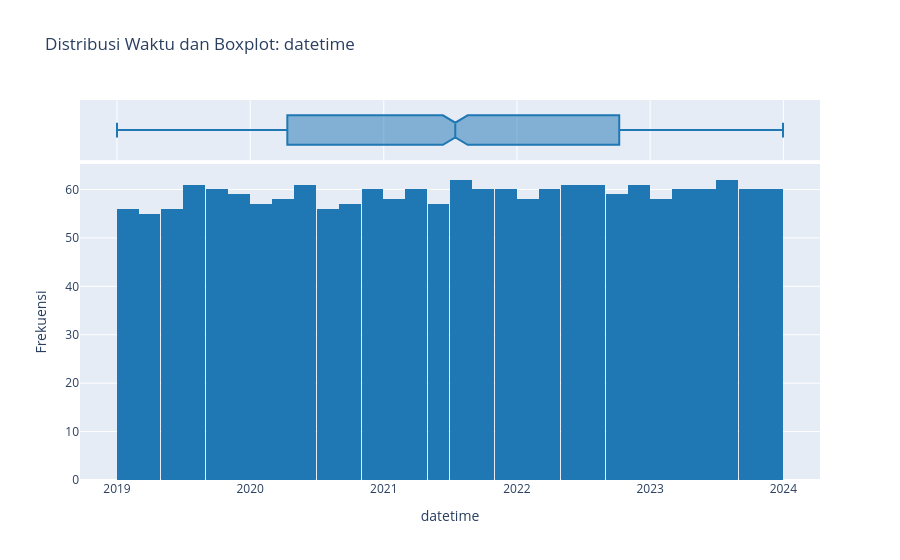

Notebook code cell kept with this figure:
### Markdown cell above
#### Datetime

### Code cell
fig_dt = px.histogram(
    df, 
    x="datetime", 
    marginal="box", 
    title="Distribusi Waktu dan Boxplot: datetime",
    color_discrete_sequence=['#1f77b4']
)
fig_dt.update_layout(yaxis_title="Frekuensi")
fig_dt.show()

### Figure 1 — Plotly figure (JSON) as saved in the notebook; plotly's stock layout.template omitted (floating-point values rounded to 4 significant figures; data arrays with more than 128 entries replaced by an {"elided": "..."} marker saying what was removed)
{"data": [{"alignmentgroup": "True", "bingroup": "x", "hovertemplate": "datetime=%{x}<br>count=%{y}<extra></extra>", "legendgroup": "", "marker": {"color": "#1f77b4", "pattern": {"shape": ""}}, "name": "", "offsetgroup": "", "orientation": "v", "showlegend": false, "type": "histogram", "x": {"elided": "1773 str values"}, "xaxis": "x", "yaxis": "y"}, {"alignmentgroup": "True", "hovertemplate": "datetime=%{x}<extra></extra>", "legendgroup": "", "marker": {"color": "#1f77b4"}, "name": "", "notched": true, "offsetgroup": "", "showlegend": false, "type": "box", "x": {"elided": "1773 str values"}, "xaxis": "x2", "yaxis": "y2"}], "layout": {"barmode": "relative", "legend": {"tracegroupgap": 0}, "title": {"text": "Distribusi Waktu dan Boxplot: datetime"}, "xaxis": {"anchor": "y", "domain": [0, 1], "title": {"text": "datetime"}}, "xaxis2": {"anchor": "y2", "domain": [0, 1], "matches": "x", "showgrid": true, "showticklabels": false}, "yaxis": {"anchor": "x", "domain": [0, 0.8316], "title": {"text": "Frekuensi"}}, "yaxis2": {"anchor": "x2", "domain": [0.8416, 1], "matches": "y2", "showgrid": false, "showline": false, "showticklabels": false, "ticks": ""}}}
